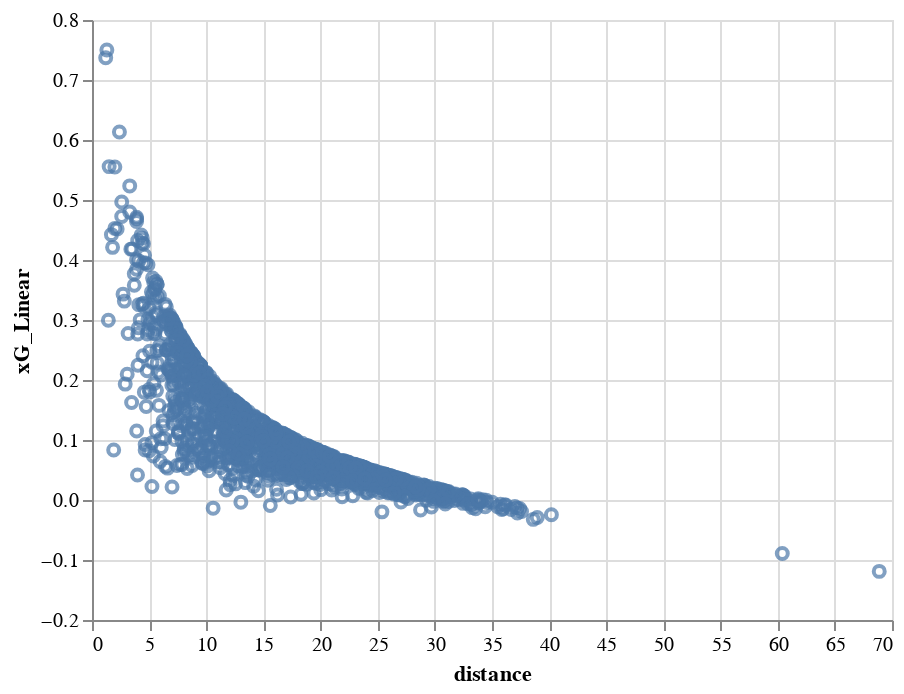

Notebook cell for this chart:
### Code cell
import altair as alt
  
fig = alt.Chart(df_shot).mark_point().encode(
  x='distance',y='xG_Linear')
fig

### Figure 1 — Vega-Lite specification as saved in the notebook (floating-point values rounded to 4 significant figures; data arrays with more than 128 entries replaced by an {"elided": "..."} marker saying what was removed)
{"config": {"view": {"continuousWidth": 400, "continuousHeight": 300}}, "data": {"name": "data-79373d41657a37e5b7666beb788b6532"}, "mark": "point", "encoding": {"x": {"field": "distance", "type": "quantitative"}, "y": {"field": "xG_Linear", "type": "quantitative"}}, "$schema": "https://vega.github.io/schema/vega-lite/v4.17.0.json", "datasets": {"data-79373d41657a37e5b7666beb788b6532": {"elided": "1382 records"}}}
